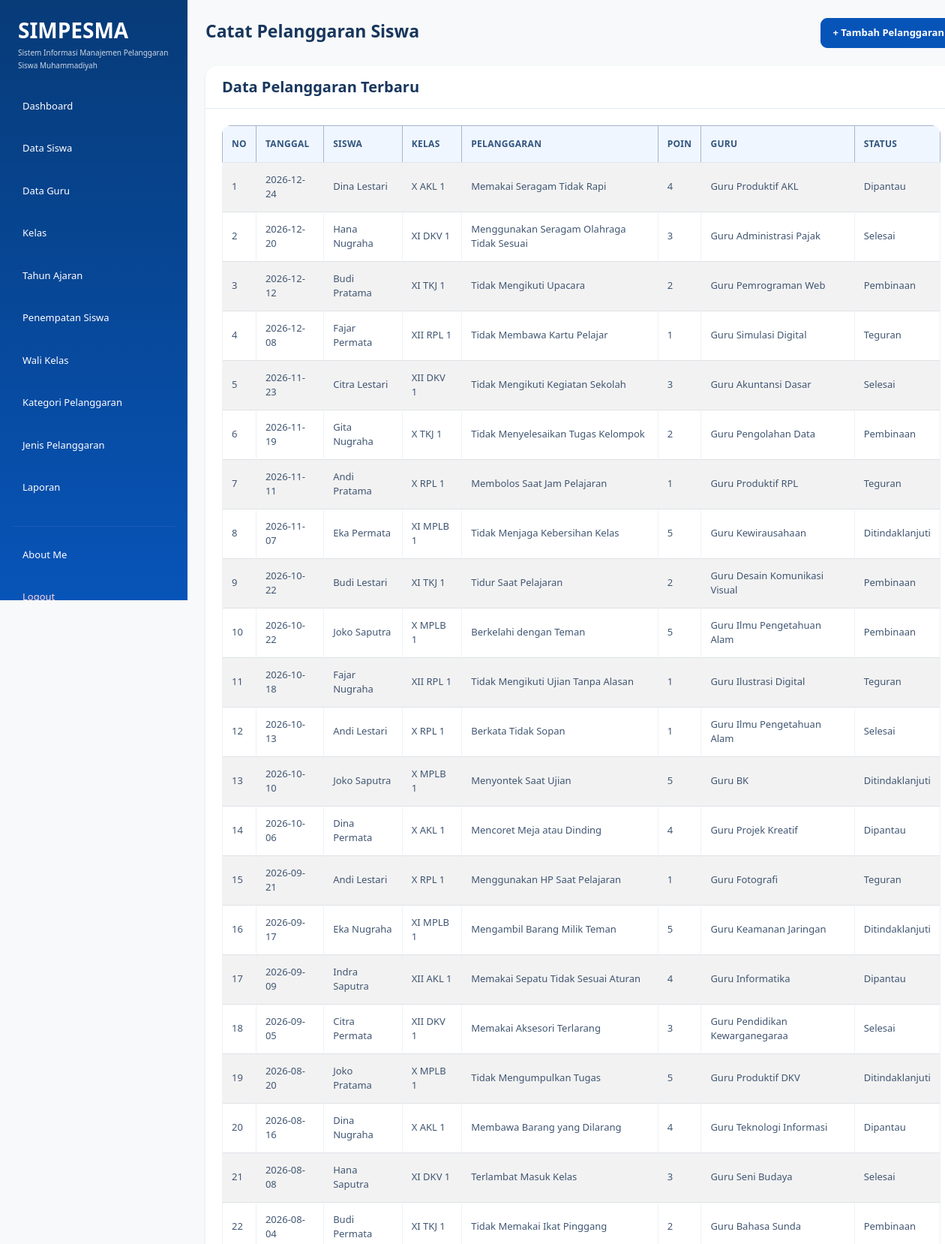
The page /catat_pelanggaran.php (signed in, upper part) on the database its author committed.
### tables this page shows
CREATE TABLE `t_pelanggaran_siswa` (
  `id` int(11) NOT NULL,
  `tahun_ajaran_id` int(11) NOT NULL,
  `siswa_id` int(11) NOT NULL,
  `nama_siswa` varchar(150) NOT NULL,
  `kelas_id` int(11) NOT NULL,
  `nama_kelas` varchar(100) NOT NULL,
  `pelanggaran_id` int(11) NOT NULL,
  `nama_pelanggaran` varchar(150) NOT NULL,
  `pelanggaran_kategori_id` int(11) NOT NULL,
  `guru_id` int(11) NOT NULL,
  `nama_guru` varchar(150) NOT NULL,
  `tanggal` date NOT NULL,
  `keterangan` text NOT NULL,
  `poin` int(11) NOT NULL,
  `tindakan` text NOT NULL,
  `status` varchar(30) NOT NULL,
  `created_at` timestamp NOT NULL DEFAULT current_timestamp(),
  `updated_at` timestamp NOT NULL DEFAULT current_timestamp()
);

### catat_pelanggaran.php (the view, shortened to what this page needs)
<?php
include "config/koneksi.php";
$role = $_SESSION['role'];
?>
<!DOCTYPE html>
<html lang="id">
<head>
    <link
        href="https://cdn.jsdelivr.net/npm/bootstrap@5.3.8/dist/css/bootstrap.min.css"
        rel="stylesheet"
    >
    <link
        href="https://cdn.datatables.net/3.1.4/css/dataTables.dataTables.min.css"
        rel="stylesheet"
    >
    <link rel="stylesheet" href="style.css">
</head>
<body class="bg-light">
<div class="container-fluid">
    <div class="row min-vh-100">
        <aside class="col-md-3 col-lg-2 min-vh-100 p-3"
               style="background-color: #30318B;">
            <div class="mb-4 px-2">
                <h3 class="text-white mb-1 fw-bold">
                    SIMPESMA
                </h3>
                <p class="text-white mb-0" style="font-size: 10px; line-height: 1.7; opacity: 0.8;">
                    Sistem Informasi Manajemen
                    Pelanggaran Siswa Muhammadiyah
                </p>
            </div>
            <ul class="nav nav-pills flex-column">
                <li class="nav-item mb-2">
                    <a href="dashboard.php" class="nav-link text-white">
                        Dashboard
                    </a>
                </li>
                <?php if ($role == 'admin') { ?>
                    <li class="nav-item mb-2">
                        <a href="data_siswa.php" class="nav-link text-white">
                            Data Siswa
                        </a>
                    </li>
                    <li class="nav-item mb-2">
                        <a href="data_guru.php" class="nav-link text-white">
                            Data Guru
                        </a>
                        </li>
                    <li class="nav-item mb-2">
                        <a href="data_kelas.php" class="nav-link text-white">
                            Kelas
                        </a>
                    </li>
                    <li class="nav-item mb-2">
                        <a href="data_tahun_ajaran.php" class="nav-link text-white">
                            Tahun Ajaran
                        </a>
                    </li>
                    <li class="nav-item mb-2">
                        <a href="penempatan_siswa.php" class="nav-link text-white">
                            Penempatan Siswa
                        </a>
                    </li>
                    <li class="nav-item mb-2">
                        <a href="wali_kelas.php" class="nav-link text-white">
                            Wali Kelas
                        </a>
                    </li>
                    <li class="nav-item mb-2">
                        <a href="kategori_pelanggaran.php" class="nav-link text-white">
                            Kategori Pelanggaran
                        </a>
                    </li>
                    <li class="nav-item mb-2">
                        <a href="jenis_pelanggaran.php" class="nav-link text-white">
                            Jenis Pelanggaran
                        </a>
                    </li>
                    <li class="nav-item mb-2">
                        <a href="laporan.php" class="nav-link text-white">
                            Laporan
                        </a>
                    </li>
                <?php } ?>
                <hr class="text-white-50">
                <li class="nav-item mb-2">
                    <a href="about_me.php" class="nav-link text-white">
                        About Me
                    </a>
                </li>
                <li class="nav-item">
                    <a href="logout.php" class="nav-link text-danger">
                        Logout
                    </a>
                </li>
            </ul>
        </aside>
        <main class="col-md-9 col-lg-10 p-4">
            <div class="d-flex flex-wrap justify-content-between align-items-center gap-3 mb-4">
                <div>
                    <h2 class="fw-bold mb-1">
                        Catat Pelanggaran Siswa
                    </h2>
                </div>
                <button
                    type="button"
                    class="btn btn-primary"
                    data-bs-toggle="collapse"
                    data-bs-target="#formPelanggaran"
                    aria-expanded="false"
                    aria-controls="formPelanggaran">
                    + Tambah Pelanggaran
                </button>
            </div>
            <div class="card border-0 shadow-sm">
                <div class="card-header bg-white py-3">
                    <h5 class="mb-0">Data Pelanggaran Terbaru</h5>
                </div>
                <div class="card-body">
                    <div class="table-responsive">
                        <table id="example"
                               class="table table-bordered table-striped table-hover align-middle mb-0">
                            <thead class="table-primary">
                                <tr>
                                    <th>No</th>
                                    <th>Tanggal</th>
                                    <th>Siswa</th>
                                    <th>Kelas</th>
                                    <th>Pelanggaran</th>
                                    <th>Poin</th>
                                    <th>Guru</th>
                                    <th>Status</th>
                                </tr>
                            </thead>
                            <tbody>
                            <?php
                                $query_data = mysqli_query($koneksi, "
                                    SELECT *
                                    FROM t_pelanggaran_siswa
                                    ORDER BY tanggal DESC
                                ");
                                $no = 1;
                                if ($query_data && mysqli_num_rows($query_data) > 0) {
                                    while ($row = mysqli_fetch_assoc($query_data)) {
                                ?>
                                    <tr>
                                        <td><?php echo $no++; ?></td>
                                        <td><?php echo htmlspecialchars($row['tanggal']); ?></td>
                                        <td><?php echo htmlspecialchars($row['nama_siswa']); ?></td>
                                        <td><?php echo htmlspecialchars($row['nama_kelas']); ?></td>
                                        <td><?php echo htmlspecialchars($row['nama_pelanggaran']); ?></td>
                                        <td><?php echo htmlspecialchars($row['poin']); ?></td>
                                        <td><?php echo htmlspecialchars($row['nama_guru']); ?></td>
                                        <td><?php echo htmlspecialchars($row['status']); ?></td>
                                    </tr>
                                <?php
                                    }
                                } ?>
                            </tbody>
                        </table>
                    </div>
                </div>
            </div>
        </main>
    </div>
</div>
</body>
</html>

### style.css (style rules this page uses)
:root { --primary: #0754b8; --primary-dark: #073b78; --primary-light: #eaf3ff; --background: #f5f9ff; --white: #ffffff; --text: #17365d; --muted: #71829a; --border: #e3ebf5; --success: #198754; --danger: #dc3545; --radius: 16px; }
* { box-sizing: border-box; }
body { margin: 0; font-family: "Segoe UI", Arial, sans-serif; background: var(--background); color: var(--text); font-size: 14px; }
h1, h2, h3, h4, h5 { color: var(--text); font-weight: 700; }
a { text-decoration: none; }
aside, .sidebar, .col-lg-2.min-vh-100, .col-md-3.col-lg-2.min-vh-100 { background: linear-gradient( 180deg, #073b78 0%, #0754b8 100% ) !important; }
.col-lg-2.min-vh-100, .col-md-3.col-lg-2.min-vh-100 { padding: 24px 16px !important; }
.nav-pills .nav-link { color: #dceaff; padding: 12px 14px; margin-bottom: 5px; border-radius: 10px; font-size: 13px; font-weight: 500; transition: all 0.2s ease; }
.nav-pills .nav-link.text-danger { color: #ffd5d9 !important; }
hr { border-color: rgba(255, 255, 255, 0.25); }
main { min-width: 0; padding: 32px !important; }
main h2 { font-size: 23px; }
.container-fluid { padding-left: 0; padding-right: 0; }
.row { margin-right: 0; margin-left: 0; }
.card { border: 1px solid var(--border); border-radius: var(--radius); background: var(--white); box-shadow: 0 5px 22px rgba(22, 63, 115, 0.045); transition: box-shadow 0.2s ease, transform 0.2s ease; }
.card-header { background: #ffffff; border-bottom: 1px solid var(--border); padding: 18px 22px; border-radius: var(--radius) var(--radius) 0 0 !important; font-weight: 700; color: var(--text); }
.card-body { padding: 22px; }
.btn { border-radius: 9px; padding: 9px 16px; font-weight: 600; font-size: 13px; transition: all 0.2s ease; }
.btn-primary { color: #fff; background: var(--primary); border-color: var(--primary); }
.table-responsive { border-radius: 12px; }
.table { margin-bottom: 0; vertical-align: middle; font-size: 13px; }
.table thead th, .table th { background: #f0f6ff; color: #31557f; font-size: 12px; font-weight: 700; text-transform: uppercase; letter-spacing: 0.3px; border-bottom: 1px solid #dce7f5; padding: 15px 12px; white-space: nowrap; }
.table tbody td { color: #415672; padding: 13px 12px; border-color: #edf1f7; }
@media (min-width: 768px) { .col-md-3.col-lg-2.min-vh-100, .col-lg-2.min-vh-100, aside.sidebar { position: fixed !important; top: 0; left: 0; bottom: 0; width: 250px; height: 100vh; overflow-y: auto; z-index: 1000; } }
@media (min-width: 768px) { main { margin-left: 250px; width: calc(100% - 250px); } }

### rows shown on the page
t_pelanggaran_siswa: tanggal "2026-12-24", nama_siswa "Dina Lestari", nama_kelas "X AKL 1", nama_pelanggaran "Memakai Seragam Tidak Rapi", poin "4", nama_guru "Guru Produktif AKL", status "Dipantau"
t_pelanggaran_siswa: tanggal "2026-12-20", nama_siswa "Hana Nugraha", nama_kelas "XI DKV 1", nama_pelanggaran "Menggunakan Seragam Olahraga Tidak Sesuai", poin "3", nama_guru "Guru Administrasi Pajak", status "Selesai"
t_pelanggaran_siswa: tanggal "2026-12-12", nama_siswa "Budi Pratama", nama_kelas "XI TKJ 1", nama_pelanggaran "Tidak Mengikuti Upacara", poin "2", nama_guru "Guru Pemrograman Web", status "Pembinaan"
t_pelanggaran_siswa: tanggal "2026-12-08", nama_siswa "Fajar Permata", nama_kelas "XII RPL 1", nama_pelanggaran "Tidak Membawa Kartu Pelajar", poin "1", nama_guru "Guru Simulasi Digital", status "Teguran"
t_pelanggaran_siswa: tanggal "2026-11-23", nama_siswa "Citra Lestari", nama_kelas "XII DKV 1", nama_pelanggaran "Tidak Mengikuti Kegiatan Sekolah", poin "3", nama_guru "Guru Akuntansi Dasar", status "Selesai"
t_pelanggaran_siswa: tanggal "2026-11-19", nama_siswa "Gita Nugraha", nama_kelas "X TKJ 1", nama_pelanggaran "Tidak Menyelesaikan Tugas Kelompok", poin "2", nama_guru "Guru Pengolahan Data", status "Pembinaan"
t_pelanggaran_siswa: tanggal "2026-11-11", nama_siswa "Andi Pratama", nama_kelas "X RPL 1", nama_pelanggaran "Membolos Saat Jam Pelajaran", poin "1", nama_guru "Guru Produktif RPL", status "Teguran"
t_pelanggaran_siswa: tanggal "2026-11-07", nama_siswa "Eka Permata", nama_kelas "XI MPLB 1", nama_pelanggaran "Tidak Menjaga Kebersihan Kelas", poin "5", nama_guru "Guru Kewirausahaan", status "Ditindaklanjuti"
t_pelanggaran_siswa: tanggal "2026-10-22", nama_siswa "Budi Lestari", nama_kelas "XI TKJ 1", nama_pelanggaran "Tidur Saat Pelajaran", poin "2", nama_guru "Guru Desain Komunikasi Visual", status "Pembinaan"
t_pelanggaran_siswa: tanggal "2026-10-22", nama_siswa "Joko Saputra", nama_kelas "X MPLB 1", nama_pelanggaran "Berkelahi dengan Teman", poin "5", nama_guru "Guru Ilmu Pengetahuan Alam", status "Pembinaan"
t_pelanggaran_siswa: tanggal "2026-10-18", nama_siswa "Fajar Nugraha", nama_kelas "XII RPL 1", nama_pelanggaran "Tidak Mengikuti Ujian Tanpa Alasan", poin "1", nama_guru "Guru Ilustrasi Digital", status "Teguran"
t_pelanggaran_siswa: tanggal "2026-10-13", nama_siswa "Andi Lestari", nama_kelas "X RPL 1", nama_pelanggaran "Berkata Tidak Sopan", poin "1", nama_guru "Guru Ilmu Pengetahuan Alam", status "Selesai"
t_pelanggaran_siswa: tanggal "2026-10-10", nama_siswa "Joko Saputra", nama_kelas "X MPLB 1", nama_pelanggaran "Menyontek Saat Ujian", poin "5", nama_guru "Guru BK", status "Ditindaklanjuti"
t_pelanggaran_siswa: tanggal "2026-10-06", nama_siswa "Dina Permata", nama_kelas "X AKL 1", nama_pelanggaran "Mencoret Meja atau Dinding", poin "4", nama_guru "Guru Projek Kreatif", status "Dipantau"
t_pelanggaran_siswa: tanggal "2026-09-21", nama_siswa "Andi Lestari", nama_kelas "X RPL 1", nama_pelanggaran "Menggunakan HP Saat Pelajaran", poin "1", nama_guru "Guru Fotografi", status "Teguran"
t_pelanggaran_siswa: tanggal "2026-09-17", nama_siswa "Eka Nugraha", nama_kelas "XI MPLB 1", nama_pelanggaran "Mengambil Barang Milik Teman", poin "5", nama_guru "Guru Keamanan Jaringan", status "Ditindaklanjuti"
t_pelanggaran_siswa: tanggal "2026-09-09", nama_siswa "Indra Saputra", nama_kelas "XII AKL 1", nama_pelanggaran "Memakai Sepatu Tidak Sesuai Aturan", poin "4", nama_guru "Guru Informatika", status "Dipantau"
t_pelanggaran_siswa: tanggal "2026-09-05", nama_siswa "Citra Permata", nama_kelas "XII DKV 1", nama_pelanggaran "Memakai Aksesori Terlarang", poin "3", nama_guru "Guru Pendidikan Kewarganegaraa", status "Selesai"
t_pelanggaran_siswa: tanggal "2026-08-20", nama_siswa "Joko Pratama", nama_kelas "X MPLB 1", nama_pelanggaran "Tidak Mengumpulkan Tugas", poin "5", nama_guru "Guru Produktif DKV", status "Ditindaklanjuti"
t_pelanggaran_siswa: tanggal "2026-08-16", nama_siswa "Dina Nugraha", nama_kelas "X AKL 1", nama_pelanggaran "Membawa Barang yang Dilarang", poin "4", nama_guru "Guru Teknologi Informasi", status "Dipantau"
t_pelanggaran_siswa: tanggal "2026-08-08", nama_siswa "Hana Saputra", nama_kelas "XI DKV 1", nama_pelanggaran "Terlambat Masuk Kelas", poin "3", nama_guru "Guru Seni Budaya", status "Selesai"
t_pelanggaran_siswa: tanggal "2026-08-04", nama_siswa "Budi Permata", nama_kelas "XI TKJ 1", nama_pelanggaran "Tidak Memakai Ikat Pinggang", poin "2", nama_guru "Guru Bahasa Sunda", status "Pembinaan"
